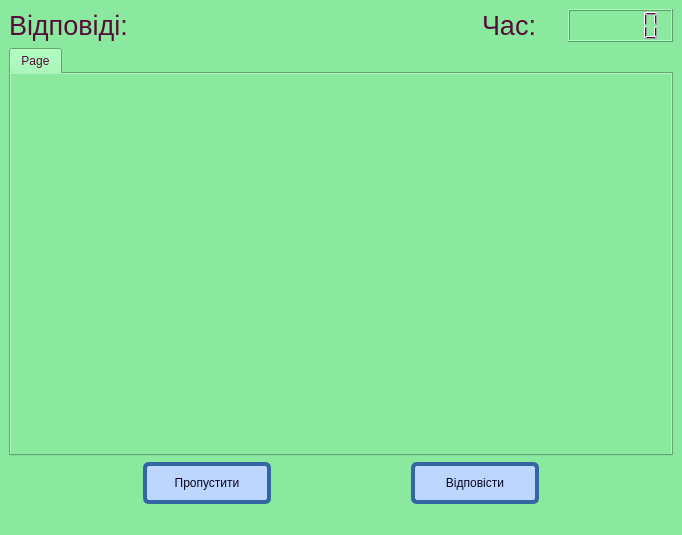
<?xml version="1.0" encoding="UTF-8"?>
<ui version="4.0">
 <class>Testing</class>
 <widget class="QMainWindow" name="Testing">
  <property name="geometry">
   <rect>
    <x>0</x>
    <y>0</y>
    <width>682</width>
    <height>535</height>
   </rect>
  </property>
  <property name="windowTitle">
   <string>MainWindow</string>
  </property>
  <property name="styleSheet">
   <string notr="true">background-color: rgb(139,233,159);
color: rgb(85, 13, 57);</string>
  </property>
  <widget class="QWidget" name="centralwidget">
   <layout class="QVBoxLayout" name="verticalLayout">
    <item>
     <layout class="QHBoxLayout" name="horizontalLayout_4">
      <item>
       <layout class="QHBoxLayout" name="horizontalLayout_3">
        <item>
         <widget class="QLabel" name="answerLabel">
          <property name="font">
           <font>
            <pointsize>20</pointsize>
           </font>
          </property>
          <property name="text">
           <string>Відповіді:</string>
          </property>
         </widget>
        </item>
        <item>
         <widget class="QLabel" name="answersLabel">
          <property name="font">
           <font>
            <pointsize>22</pointsize>
           </font>
          </property>
          <property name="text">
           <string/>
          </property>
         </widget>
        </item>
       </layout>
      </item>
      <item>
       <widget class="QLabel" name="emptyLabel">
        <property name="text">
         <string/>
        </property>
       </widget>
      </item>
      <item>
       <layout class="QHBoxLayout" name="horizontalLayout">
        <item>
         <widget class="QLabel" name="timeLabel">
          <property name="font">
           <font>
            <pointsize>20</pointsize>
           </font>
          </property>
          <property name="text">
           <string>Час:</string>
          </property>
          <property name="alignment">
           <set>Qt::AlignCenter</set>
          </property>
         </widget>
        </item>
        <item>
         <widget class="QLCDNumber" name="lcdNumber">
          <property name="segmentStyle">
           <enum>QLCDNumber::Filled</enum>
          </property>
         </widget>
        </item>
       </layout>
      </item>
     </layout>
    </item>
    <item>
     <widget class="QTabWidget" name="tabWidget">
      <property name="tabPosition">
       <enum>QTabWidget::North</enum>
      </property>
      <property name="currentIndex">
       <number>0</number>
      </property>
      <property name="iconSize">
       <size>
        <width>16</width>
        <height>16</height>
       </size>
      </property>
      <widget class="QWidget" name="tab">
       <attribute name="title">
        <string>Page</string>
       </attribute>
      </widget>
     </widget>
    </item>
    <item>
     <layout class="QHBoxLayout" name="horizontalLayout_2">
      <item>
       <widget class="QLabel" name="emptyLabel_2">
        <property name="text">
         <string/>
        </property>
       </widget>
      </item>
      <item>
       <widget class="QPushButton" name="missButton">
        <property name="styleSheet">
         <string notr="true">QPushButton:hover{
	border-width: 0px;
	border-radius: 20%;
}
QPushButton {
	border: 4px solid;
	border-color: rgb(52, 101, 164);
	border-radius: 6px;
	background-color: rgb(189, 214, 254);
	color: rgb(9, 4, 32);
	padding: 10px;
	outline: none;
}

QPushButton:flat {
	border: none; 
}

QPushButton:default {
border-color: rgb(92, 53, 102);
}

QPushButton:disabled{
background-color: rgb(211, 215, 207);
}</string>
        </property>
        <property name="text">
         <string>Пропустити</string>
        </property>
       </widget>
      </item>
      <item>
       <widget class="QLabel" name="emptyLabel_3">
        <property name="text">
         <string/>
        </property>
       </widget>
      </item>
      <item>
       <widget class="QPushButton" name="answerButton">
        <property name="styleSheet">
         <string notr="true">QPushButton:hover{
	border-width: 0px;
	border-radius: 20%;
}
QPushButton {
	border: 4px solid;
	border-color: rgb(52, 101, 164);
	border-radius: 6px;
	background-color: rgb(189, 214, 254);
	color: rgb(9, 4, 32);
	padding: 10px;
	outline: none;
}

QPushButton:flat {
	border: none; 
}

QPushButton:default {
border-color: rgb(92, 53, 102);
}

QPushButton:disabled{
background-color: rgb(211, 215, 207);
}</string>
        </property>
        <property name="text">
         <string>Відповісти</string>
        </property>
       </widget>
      </item>
      <item>
       <widget class="QLabel" name="emptyLabel_4">
        <property name="text">
         <string/>
        </property>
       </widget>
      </item>
     </layout>
    </item>
   </layout>
  </widget>
  <widget class="QMenuBar" name="menubar">
   <property name="geometry">
    <rect>
     <x>0</x>
     <y>0</y>
     <width>682</width>
     <height>22</height>
    </rect>
   </property>
  </widget>
  <widget class="QStatusBar" name="statusbar"/>
 </widget>
 <resources/>
 <connections/>
</ui>
